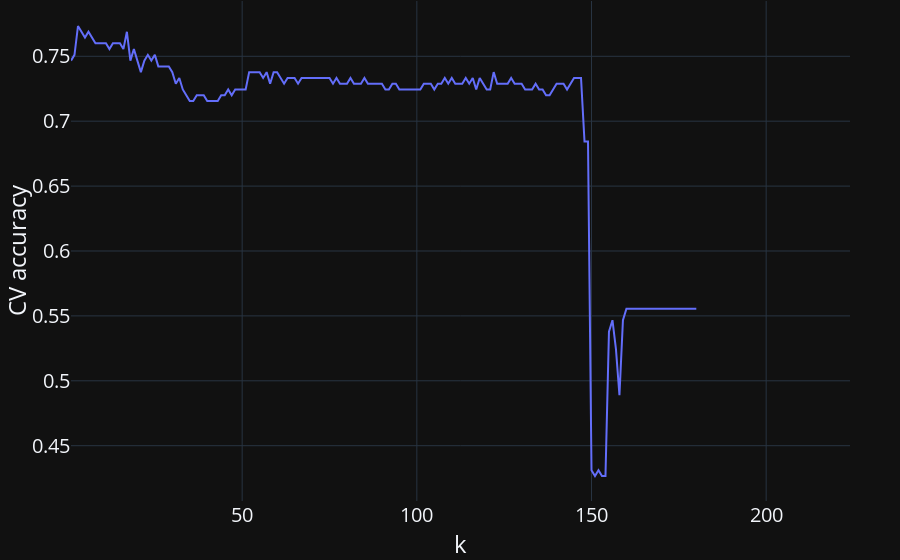

Notebook code for this chart:
### Code cell
fig = px.line(gridsearch_output, x = "k", y = "CV accuracy")
standardize_figure(fig)
fig.show()
fig.write_image("images/cv_accuracy_vs_k.png")

### Figure 1 — Plotly figure (JSON) as saved in the notebook; plotly's stock layout.template omitted (floating-point values rounded to 4 significant figures; data arrays with more than 128 entries replaced by an {"elided": "..."} marker saying what was removed)
{"data": [{"hovertemplate": "k=%{x}<br>CV accuracy=%{y}<extra></extra>", "legendgroup": "", "line": {"color": "#636efa", "dash": "solid"}, "marker": {"symbol": "circle"}, "mode": "lines", "name": "", "orientation": "v", "showlegend": false, "x": {"elided": "224 int values"}, "xaxis": "x", "y": {"elided": "224 float values"}, "yaxis": "y", "type": "scatter"}], "layout": {"xaxis": {"anchor": "y", "domain": [0.0, 1.0], "title": {"text": "k"}}, "yaxis": {"anchor": "x", "domain": [0.0, 1.0], "title": {"text": "CV accuracy"}}, "legend": {"tracegroupgap": 0}, "margin": {"t": 1, "l": 50, "r": 50, "b": 0}, "font": {"size": 20}}}
